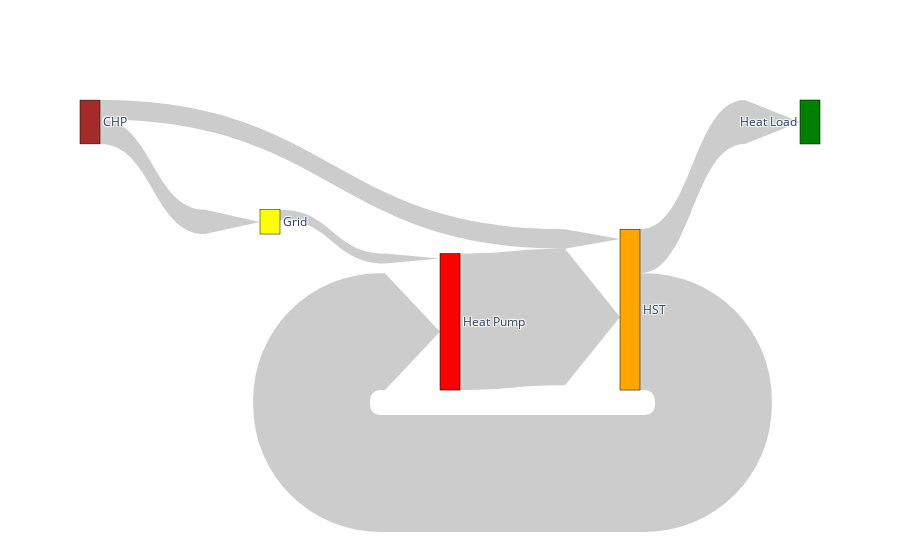

Here is the notebook cell this chart was saved with:
### Code cell
fig = go.Figure(data=[go.Sankey(
    arrangement = "snap",
    valuesuffix = "Wh",
    node = dict(
      pad = 10,
    #   thickness = 20,
      line = dict(color = "black", width = 0.5),
      label = ['Grid',"Heat Pump", "HST", "Heat Load", "CHP"],
      # x = [0, 0.35, 0.5, 0.65, 1,0.55],
      # y = [0,-0.5,0.0,0.35,-0.2, -0.4],
    #   color = "blue"
      color = ['Yellow', 'Red', 'Orange', 'Green', 'Brown']
    ),
    link = dict(
      arrowlen = 55,
      source = [0, 1, 2,3, 2, 4, 4], # actually not, no dynamic switching here!
      target = [1, 2, 3,2, 1, 2, 0],
      # source = sources,
      # target = targets,
      value = vals_smpl
    #   curve = [0, 0, 0, 0.5, 0]
  ))],
  layout = dict()
  )

fig.show()

### Figure 1 — Plotly figure (JSON) as saved in the notebook; plotly's stock layout.template omitted (floating-point values rounded to 4 significant figures)
{"data": [{"arrangement": "snap", "link": {"arrowlen": 55, "source": [0, 1, 2, 3, 2, 4, 4], "target": [1, 2, 3, 2, 1, 2, 0], "value": [5331000.0, 71920000.0, 23150000.0, 0, 61530000.0, 10250000.0, 12810000.0]}, "node": {"color": ["Yellow", "Red", "Orange", "Green", "Brown"], "label": ["Grid", "Heat Pump", "HST", "Heat Load", "CHP"], "line": {"color": "black", "width": 0.5}, "pad": 10}, "type": "sankey", "valuesuffix": "Wh"}], "layout": {}}
